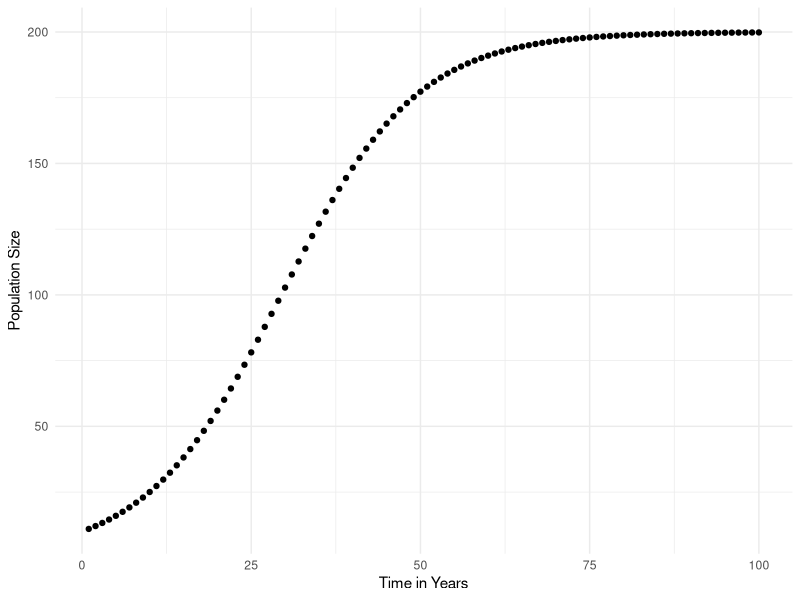

The R source for this figure:
## ---- chunk 1
################
###Create a funtion that takes the parameters 
# required to run a logistic growth model and 
# returns a dataframe with columns for population size and time.

Nt <- function(N0 = 10, r = 0.1, K = 200, tf = 100, ts = 1) {
#define function that finds Nt

  t <- seq(from = 1, to = tf, by = ts)
  e <- 2.7183
  N <- K/(1+((K-N0)/N0)*e^(-r*t))
#set variables needed for equation and run it

  df <- data.frame(t, N)
  #turns the output into a data frame

return(df)
}


LogGrowth <- Nt()
#name this data frame output function for later use

################
## ---- chunk 2
################
plot <- function(df = LogGrowth){

  library(ggplot2) #call up ggplot
  LogGrowth |>
      ggplot(aes(x=t, y=N))+
    geom_point()+
    labs(
      x = "Time in Years", 
      y = "Population Size") +
    theme_minimal()
#plug the aformentioned LogGrowth data frame into a graph.
#name the axes.
#I like the minimal theme :^)

}
plot()
